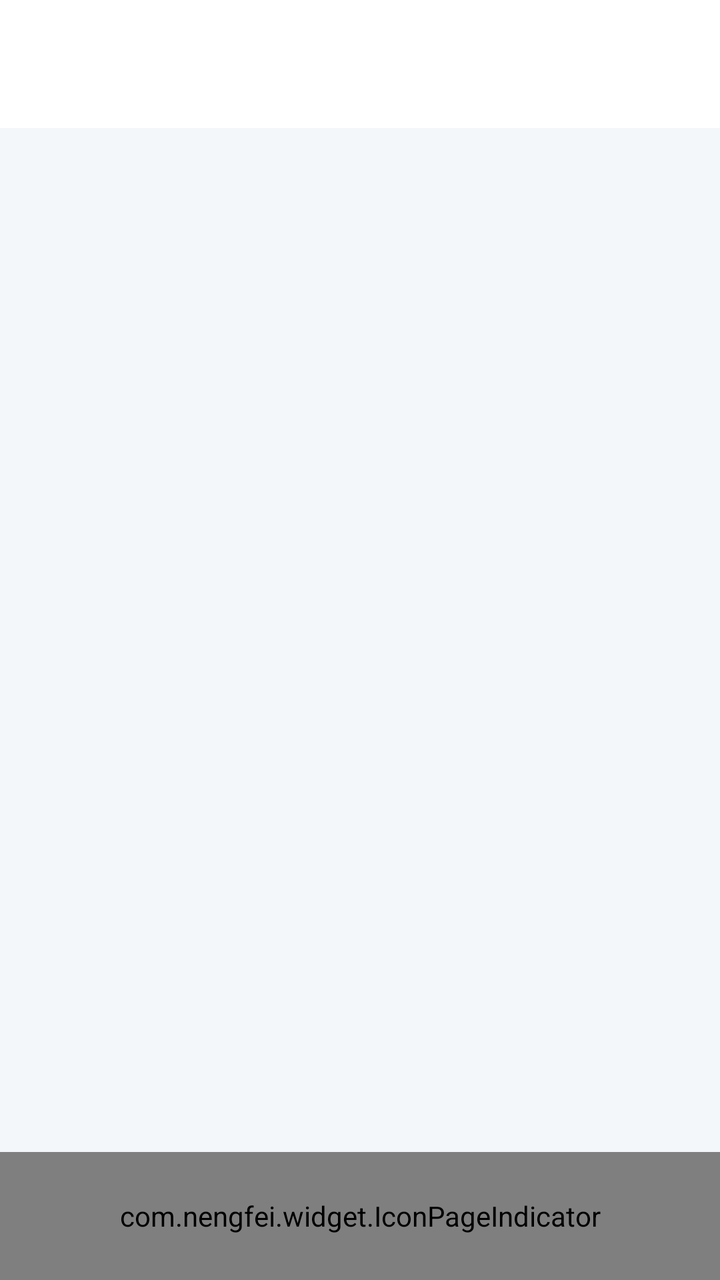
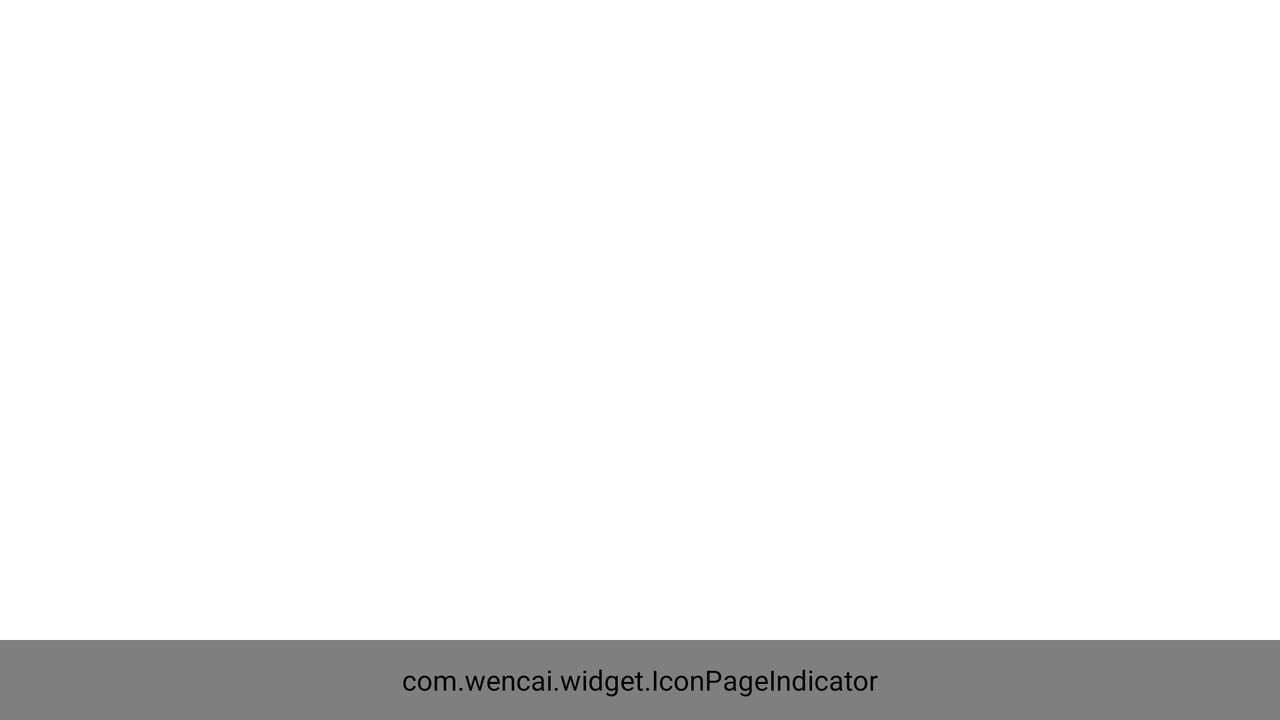

One screen, two layout resources from the same app: the default and the repository's alternative for another configuration. Each is rendered where Android would select it; the XML of both is given below.
<!-- AndroidManifest.xml: application theme AppTheme -->
<!-- res/layout/activity_main_tab.xml -->
<LinearLayout xmlns:android="http://schemas.android.com/apk/res/android"
    xmlns:tools="http://schemas.android.com/tools"
    android:id="@+id/LinearLayout1"
    android:layout_width="match_parent"
    android:layout_height="match_parent"
    android:orientation="vertical"
    android:background="@color/main_back_color"
    tools:context=".MainTabActivity" >

    <include
        android:layout_width="match_parent"
        android:layout_height="0dp"
        android:layout_weight="1"
        layout="@layout/layout_title_style_2" />
    
    <android.support.v4.view.ViewPager
        android:id="@+id/main_tab_pager"
        android:layout_width="match_parent"
        android:layout_height="0dp"
        android:layout_weight="8" />

    <com.nengfei.widget.IconPageIndicator
         
        android:id="@+id/main_tab_icon_indicator"
        android:layout_width="match_parent"
        android:layout_height="0dp" 
        android:layout_weight="1"
        />

    

</LinearLayout>
<!-- res/layout/layout_title_style_2.xml (included above) -->
<?xml version="1.0" encoding="utf-8"?>

<RelativeLayout xmlns:android="http://schemas.android.com/apk/res/android"
    android:id="@+id/rl_title"
    android:layout_width="match_parent"
    android:layout_height="wrap_content"
    android:background="@color/title_color"
     
     >

        <TextView
            android:id="@+id/tv_title"
            android:layout_width="wrap_content"
            android:layout_height="wrap_content"
            android:layout_centerInParent="true"
            android:textColor="@color/white"
            android:textIsSelectable="false"
            android:textSize="24sp" />

        

    </RelativeLayout>
<!-- resources referenced by this layout -->
<resources>
  <color name="main_back_color">#f3f7fa</color>
  <color name="title_color">#ffffff</color>
  <color name="white">#ffffff</color>
  <style name="AppTheme" parent="AppBaseTheme">
          
      </style>
  <style name="AppBaseTheme" parent="android:Theme.Light">
          
      </style>
</resources>
<!-- res/layout-land/activity_main_tab.xml (the repository's variant of the layout above) -->
<!-- drawn on the phone turned sideways -->
<LinearLayout xmlns:android="http://schemas.android.com/apk/res/android"
    xmlns:tools="http://schemas.android.com/tools"
    android:id="@+id/LinearLayout1"
    android:layout_width="match_parent"
    android:layout_height="match_parent"
    android:orientation="vertical"
    tools:context=".MainTabActivity" >

    <include
        android:layout_width="match_parent"
        android:layout_height="0dp"
        android:layout_weight="1"
        layout="@layout/layout_title_style_2" />
    
    <android.support.v4.view.ViewPager
        android:id="@+id/main_tab_pager"
        android:layout_width="match_parent"
        android:layout_height="0dp"
        android:layout_weight="7" />

    <com.wencai.widget.IconPageIndicator
        android:id="@+id/main_tab_icon_indicator"
        android:layout_width="match_parent"
        android:layout_height="0dp" 
        android:layout_weight="1"
       />

    

</LinearLayout>
<!-- resources referenced by the variant -->
<!-- as the phone turned sideways resolves them -->
<resources>
  <color name="title_color">#ffffff</color>
  <color name="white">#ffffff</color>
  <style name="AppTheme" parent="AppBaseTheme">
          
      </style>
  <style name="AppBaseTheme" parent="android:Theme.Light">
          
      </style>
</resources>
